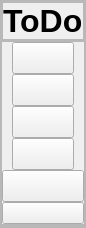
     <widget class="QFrame" name="frame_10">
      <property name="sizePolicy">
       <sizepolicy hsizetype="Preferred" vsizetype="Preferred">
        <horstretch>0</horstretch>
        <verstretch>0</verstretch>
       </sizepolicy>
      </property>
      <property name="minimumSize">
       <size>
        <width>0</width>
        <height>0</height>
       </size>
      </property>
      <property name="maximumSize">
       <size>
        <width>60</width>
        <height>1000</height>
       </size>
      </property>
      <property name="styleSheet">
       <string notr="true">#frame_10{
background_color: #ffffff;
}</string>
      </property>
      <property name="frameShape">
       <enum>QFrame::StyledPanel</enum>
      </property>
      <property name="frameShadow">
       <enum>QFrame::Raised</enum>
      </property>
      <layout class="QGridLayout" name="gridLayout_9">
       <property name="leftMargin">
        <number>0</number>
       </property>
       <property name="topMargin">
        <number>0</number>
       </property>
       <property name="rightMargin">
        <number>0</number>
       </property>
       <property name="bottomMargin">
        <number>0</number>
       </property>
       <property name="spacing">
        <number>0</number>
       </property>
       <item row="1" column="0">
        <widget class="QFrame" name="frame_16">
         <property name="sizePolicy">
          <sizepolicy hsizetype="Preferred" vsizetype="Expanding">
           <horstretch>0</horstretch>
           <verstretch>0</verstretch>
          </sizepolicy>
         </property>
         <property name="frameShape">
          <enum>QFrame::StyledPanel</enum>
         </property>
         <property name="frameShadow">
          <enum>QFrame::Raised</enum>
         </property>
         <layout class="QVBoxLayout" name="verticalLayout_7">
          <property name="spacing">
           <number>0</number>
          </property>
          <property name="leftMargin">
           <number>0</number>
          </property>
          <property name="topMargin">
           <number>0</number>
          </property>
          <property name="rightMargin">
           <number>0</number>
          </property>
          <property name="bottomMargin">
           <number>0</number>
          </property>
          <item alignment="Qt::AlignHCenter">
           <widget class="QPushButton" name="homeMiniButton">
            <property name="font">
             <font>
              <pointsize>15</pointsize>
             </font>
            </property>
            <property name="text">
             <string/>
            </property>
            <property name="icon">
             <iconset resource="SEP_Project/resources.qrc">
              <normaloff>:/icons_v2/home.svg</normaloff>:/icons_v2/home.svg</iconset>
            </property>
            <property name="iconSize">
             <size>
              <width>24</width>
              <height>24</height>
             </size>
            </property>
            <property name="checkable">
             <bool>true</bool>
            </property>
            <property name="autoExclusive">
             <bool>true</bool>
            </property>
           </widget>
          </item>
          <item alignment="Qt::AlignHCenter">
           <widget class="QPushButton" name="historyMiniButton">
            <property name="font">
             <font>
              <pointsize>15</pointsize>
             </font>
            </property>
            <property name="text">
             <string/>
            </property>
            <property name="icon">
             <iconset resource="SEP_Project/resources.qrc">
              <normaloff>:/icons_v2/pie-chart.svg</normaloff>:/icons_v2/pie-chart.svg</iconset>
            </property>
            <property name="iconSize">
             <size>
              <width>24</width>
              <height>24</height>
             </size>
            </property>
            <property name="checkable">
             <bool>true</bool>
            </property>
            <property name="autoExclusive">
             <bool>true</bool>
            </property>
           </widget>
          </item>
          <item alignment="Qt::AlignHCenter">
           <widget class="QPushButton" name="taskMiniButton">
            <property name="font">
             <font>
              <pointsize>15</pointsize>
             </font>
            </property>
            <property name="text">
             <string/>
            </property>
            <property name="icon">
             <iconset resource="SEP_Project/resources.qrc">
              <normaloff>:/icons/assets/icons/calendar.svg</normaloff>:/icons/assets/icons/calendar.svg</iconset>
            </property>
            <property name="iconSize">
             <size>
              <width>24</width>
              <height>24</height>
             </size>
            </property>
            <property name="checkable">
             <bool>true</bool>
            </property>
            <property name="autoExclusive">
             <bool>true</bool>
            </property>
           </widget>
          </item>
          <item alignment="Qt::AlignHCenter">
           <widget class="QPushButton" name="calendarMiniButton">
            <property name="font">
             <font>
              <pointsize>15</pointsize>
             </font>
            </property>
            <property name="text">
             <string/>
            </property>
            <property name="icon">
             <iconset resource="SEP_Project/resources.qrc">
              <normaloff>:/icons_v2/history-svgrepo-com.svg</normaloff>:/icons_v2/history-svgrepo-com.svg</iconset>
            </property>
            <property name="iconSize">
             <size>
              <width>24</width>
              <height>24</height>
             </size>
            </property>
            <property name="checkable">
             <bool>true</bool>
            </property>
            <property name="autoExclusive">
             <bool>true</bool>
            </property>
           </widget>
          </item>
          <item>
           <widget class="QPushButton" name="analysisMiniButton">
            <property name="font">
             <font>
              <pointsize>15</pointsize>
             </font>
            </property>
            <property name="text">
             <string/>
            </property>
            <property name="icon">
             <iconset resource="SEP_Project/resources.qrc">
              <normaloff>:/icons_v2/clipboard.svg</normaloff>:/icons_v2/clipboard.svg</iconset>
            </property>
            <property name="iconSize">
             <size>
              <width>24</width>
              <height>24</height>
             </size>
            </property>
            <property name="checkable">
             <bool>true</bool>
            </property>
            <property name="autoExclusive">
             <bool>true</bool>
            </property>
           </widget>
          </item>
          <item>
           <widget class="QPushButton" name="pushButton_7">
            <property name="text">
             <string/>
            </property>
            <property name="icon">
             <iconset resource="SEP_Project/resources.qrc">
              <normaloff>:/icons_v2/log-out.svg</normaloff>:/icons_v2/log-out.svg</iconset>
            </property>
            <property name="iconSize">
             <size>
              <width>24</width>
              <height>24</height>
             </size>
            </property>
           </widget>
          </item>
         </layout>
        </widget>
       </item>
       <item row="2" column="0">
        <widget class="QFrame" name="fix">
         <property name="minimumSize">
          <size>
           <width>0</width>
           <height>0</height>
          </size>
         </property>
         <property name="frameShape">
          <enum>QFrame::StyledPanel</enum>
         </property>
         <property name="frameShadow">
          <enum>QFrame::Raised</enum>
         </property>
         <layout class="QGridLayout" name="gridLayout_21">
          <property name="leftMargin">
           <number>0</number>
          </property>
          <property name="topMargin">
           <number>0</number>
          </property>
          <property name="rightMargin">
           <number>0</number>
          </property>
          <property name="bottomMargin">
           <number>0</number>
          </property>
          <property name="spacing">
           <number>0</number>
          </property>
         </layout>
        </widget>
       </item>
       <item row="0" column="0">
        <widget class="QFrame" name="frame_13">
         <property name="minimumSize">
          <size>
           <width>0</width>
           <height>0</height>
          </size>
         </property>
         <property name="maximumSize">
          <size>
           <width>16777215</width>
           <height>16777215</height>
          </size>
         </property>
         <property name="styleSheet">
          <string notr="true">#pushButton_6{
border : 1px solid #1e1e1e;
}


</string>
         </property>
         <property name="frameShape">
          <enum>QFrame::StyledPanel</enum>
         </property>
         <property name="frameShadow">
          <enum>QFrame::Raised</enum>
         </property>
         <layout class="QGridLayout" name="gridLayout_20">
          <property name="leftMargin">
           <number>0</number>
          </property>
          <property name="topMargin">
           <number>0</number>
          </property>
          <property name="rightMargin">
           <number>0</number>
          </property>
          <property name="bottomMargin">
           <number>0</number>
          </property>
          <item row="0" column="0">
           <widget class="QFrame" name="frame_12">
            <property name="minimumSize">
             <size>
              <width>0</width>
              <height>0</height>
             </size>
            </property>
            <property name="maximumSize">
             <size>
              <width>16777215</width>
              <height>16777215</height>
             </size>
            </property>
            <property name="frameShape">
             <enum>QFrame::StyledPanel</enum>
            </property>
            <property name="frameShadow">
             <enum>QFrame::Raised</enum>
            </property>
            <layout class="QGridLayout" name="gridLayout_22">
             <property name="leftMargin">
              <number>0</number>
             </property>
             <property name="topMargin">
              <number>0</number>
             </property>
             <property name="rightMargin">
              <number>0</number>
             </property>
             <property name="bottomMargin">
              <number>0</number>
             </property>
             <item row="0" column="0">
              <widget class="QLabel" name="toDoHeader_2">
               <property name="enabled">
                <bool>true</bool>
               </property>
               <property name="minimumSize">
                <size>
                 <width>0</width>
                 <height>0</height>
                </size>
               </property>
               <property name="maximumSize">
                <size>
                 <width>16777215</width>
                 <height>16777215</height>
                </size>
               </property>
               <property name="font">
                <font>
                 <pointsize>24</pointsize>
                 <bold>true</bold>
                </font>
               </property>
               <property name="text">
                <string>ToDo</string>
               </property>
              </widget>
             </item>
            </layout>
           </widget>
          </item>
         </layout>
        </widget>
       </item>
      </layout>
     </widget>
